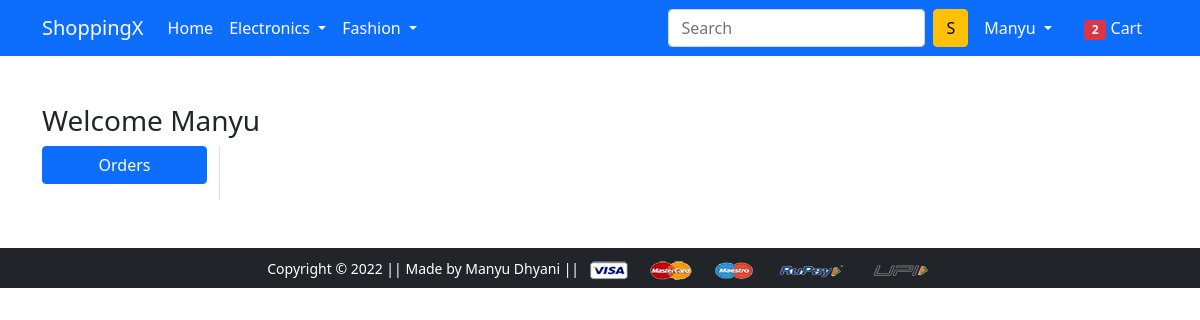
The page /orders/ (signed in) on the database as committed earlier.
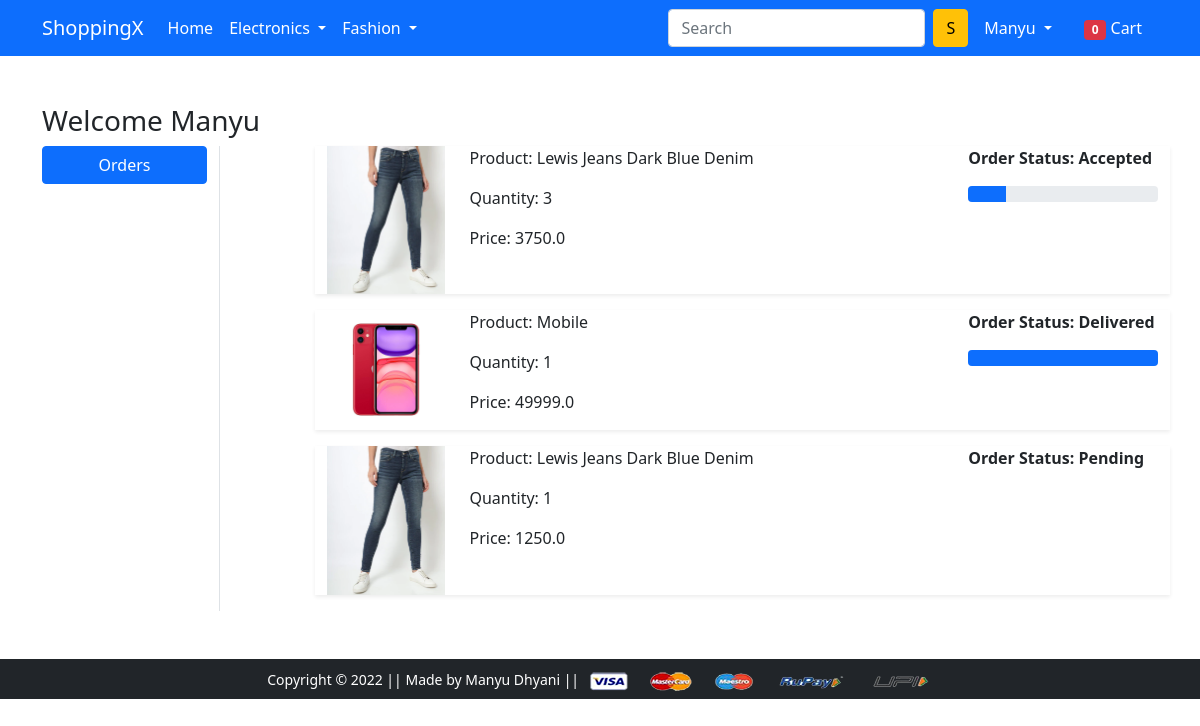
The same page on the database as committed later.
### store/models.py (models this page shows, shortened)
class OrderPlaced(models.Model):
    user = models.ForeignKey(User, on_delete=models.CASCADE)
    customer = models.ForeignKey(Customer, on_delete=models.CASCADE)
    product = models.ForeignKey(Product, on_delete=models.CASCADE)
    quantity = models.PositiveIntegerField(default=1)
    ordered_date = models.DateTimeField(auto_now_add=True)
    status = models.CharField(max_length=50, choices=STATUS_CHOICES, default='Pending')
    @property
    def total_cost_per_item(self):
        return self.quantity * self.product.discounted_price

class Product(models.Model):
    title = models.CharField(max_length=100)
    selling_price = models.FloatField()
    discounted_price = models.FloatField()
    description = models.TextField()
    brand = models.CharField(max_length=100)
    category = models.CharField(choices=CATEGORY_CHOICES, max_length=2)
    product_image = models.ImageField(upload_to='products')

### store/views.py (the view)
# urls.py: path('orders/', views.orders, name='orders'),
@login_required(login_url='/account/login/')
def orders(request):
 orders_placed = OrderPlaced.objects.filter(user=request.user)
 return render(request, 'app/orders.html', {'orders_placed': orders_placed})

### store/views.py (called while the page is built)
def countCartItem(request):
 cartItemCount = None
 if request.user.is_authenticated:
  cartItemCount = Cart.objects.filter(user=request.user).count()
 return {'cartItemCount': cartItemCount}

### store/templates/app/orders.html (shortened to what this page needs)
{% extends 'app/base.html' %}
{% load static %}
{% block main-content %}
<div class="container my-5">
 <div class="row">
 <h3>Welcome <span class="text-capitalize">{{request.user.username}}</span></h3>
  <div class="col-sm-2 border-end">
   <ul class="list-unstyled">
    <li class="d-grid"><a href="{% url 'orders' %}" class="btn btn-primary">Orders</a></li>
   </ul>
  </div>
  <div class="col-sm-9 offset-sm-1">
   {% for order in orders_placed %}
   <div class="row shadow-sm mb-3">
    <div class="col-sm-2">
     <img src="{{order.product.product_image.url}}" alt="{{order.product.title}}" srcset="" class="img-fluid" height="150" width="150">
    </div>
    <div class="col-sm-7">
     <p>Product: {{order.product.title}}</p>
     <p>Quantity: {{order.quantity}}</p>
     <p>Price: {{order.total_cost_per_item}}</p>
    </div>
    <div class="col-sm-3 fw-bold">
     <p>Order Status: {{order.status}}</p>
     {% if order.status == 'Accepted' %}
      <div class="progress">
       <div class="progress-bar" role="progressbar" style="width: 20%" aria-valuenow="20" aria-valuemin="0" aria-value="100"></div>
      </div>
     {% endif %}
     {% if order.status == 'Delivered' %}
      <div class="progress">
       <div class="progress-bar" role="progressbar" style="width: 100%" aria-valuenow="100" aria-valuemin="0" aria-value="100"></div>
      </div>
     {% endif %}
    </div>
   </div>
   {% endfor %}
  </div>
 </div>
</div>
{% endblock main-content %}

### store/templates/app/base.html (shortened to what this page needs)
<!doctype html>
{% load static %}
<html lang="en">
  <head>
    <link href="https://cdn.jsdelivr.net/npm/bootstrap@5.0.0-beta1/dist/css/bootstrap.min.css" rel="stylesheet">
    <link rel="stylesheet" href="{% static 'app/css/owl.carousel.min.css' %}">
    <link rel="stylesheet" href="{% static 'app/css/style.css' %}">
    <link rel="stylesheet" href="https://cdnjs.cloudflare.com/ajax/libs/font-awesome/4.7.0/css/font-awesome.min.css">
  </head>
  <body>
    <nav class="navbar navbar-expand-lg navbar-dark bg-primary">
     <div class="container">
       <a class="navbar-brand" href="/">ShoppingX</a>
       <div class="collapse navbar-collapse" id="navbarSupportedContent">
         <ul class="navbar-nav me-auto mb-2 mb-lg-0">
           <li class="nav-item">
             <a class="nav-link active" aria-current="page" href="/">Home</a>
           </li>
           <li class="nav-item dropdown">
             <a class="nav-link dropdown-toggle text-white" href="#" id="electronicsDropdown" role="button" data-bs-toggle="dropdown" aria-expanded="false">
               Electronics
             </a>
           </li>
           <li class="nav-item dropdown">
             <a class="nav-link dropdown-toggle text-white" href="#" id="fashionDropdown" role="button" data-bs-toggle="dropdown" aria-expanded="false">
               Fashion
             </a>
           </li>
         </ul>
         <form class="d-flex">
           <input class="form-control me-2" type="search" placeholder="Search" aria-label="Search">
           <button class="btn btn-warning" type="submit">S</button>
         </form>
         <div>
          <ul class="navbar-nav me-auto mb-2 mb-lg-0">
           {% if request.user.is_authenticated %}
           <li class="nav-item dropdown mx-2">
              <a class="nav-link dropdown-toggle text-white" href="#" id="profileDropdown" role="button" data-bs-toggle="dropdown" aria-expanded="false">
                  {{request.user.username|capfirst}}
              </a>
            </li>
            <li class="nav-item mx-2">
             <a href="{% url 'show_cart' %}" class="nav-link text-white"><span class="badge bg-danger">{{ cartItemCount }}</span> Cart </a>
            </li>
            {% endif %}
          </ul>
         </div>
       </div>
     </div>
    </nav>
    {% block main-content %} {% endblock main-content %}
    <footer class="container-fluid bg-dark text-center p-2 mt-5">
        <small class="text-white">Copyright &copy; 2022 || Made by Manyu Dhyani || </small>
        <img src="{% static 'app/images/payment.png' %}" alt="" srcset="" class="img-fluid" height="2px">
    </footer>
  </body>
</html>

Rows that differ between the two databases and show on the page:
added OrderPlaced: product.product_image (picture), product "Lewis Jeans Dark Blue Denim", quantity "3", total_cost_per_item "3750.0", status "Accepted"
added OrderPlaced: product.product_image (picture), product "Mobile", quantity "1", total_cost_per_item "49999.0", status "Delivered"
added OrderPlaced: product.product_image (picture), product "Lewis Jeans Dark Blue Denim", quantity "1", total_cost_per_item "1250.0", status "Pending"
Other text that changed with them:
{{ cartItemCount }}: "2" → "0"
